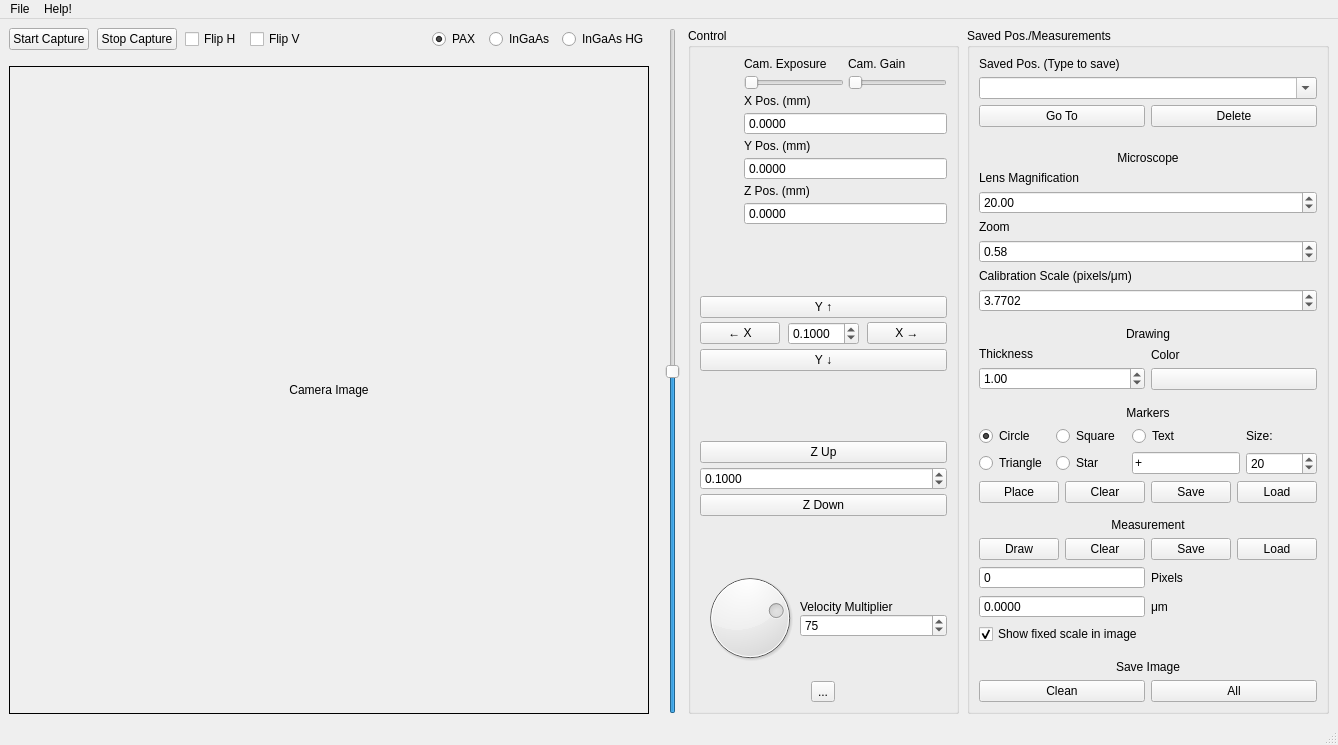
<?xml version="1.0" encoding="UTF-8"?>
<ui version="4.0">
 <class>MainWindow</class>
 <widget class="QMainWindow" name="MainWindow">
  <property name="geometry">
   <rect>
    <x>0</x>
    <y>0</y>
    <width>1236</width>
    <height>745</height>
   </rect>
  </property>
  <property name="windowTitle">
   <string>Microscope Move Pro</string>
  </property>
  <property name="windowIcon">
   <iconset>
    <normaloff>micro.ico</normaloff>micro.ico</iconset>
  </property>
  <widget class="QWidget" name="centralwidget">
   <layout class="QGridLayout" name="gridLayout">
    <property name="horizontalSpacing">
     <number>8</number>
    </property>
    <item row="0" column="1">
     <widget class="QGroupBox" name="groupBox">
      <property name="title">
       <string>Control</string>
      </property>
      <layout class="QGridLayout" name="gridLayout_2">
       <item row="0" column="0">
        <layout class="QVBoxLayout" name="verticalLayout_18">
         <property name="rightMargin">
          <number>0</number>
         </property>
         <item>
          <layout class="QVBoxLayout" name="verticalLayout_2">
           <property name="spacing">
            <number>4</number>
           </property>
           <property name="topMargin">
            <number>0</number>
           </property>
           <item>
            <layout class="QHBoxLayout" name="horizontalLayout_12">
             <property name="bottomMargin">
              <number>0</number>
             </property>
             <item>
              <widget class="QLabel" name="camOK">
               <property name="maximumSize">
                <size>
                 <width>40</width>
                 <height>40</height>
                </size>
               </property>
               <property name="text">
                <string/>
               </property>
               <property name="pixmap">
                <pixmap>red_led.png</pixmap>
               </property>
               <property name="scaledContents">
                <bool>true</bool>
               </property>
              </widget>
             </item>
             <item>
              <layout class="QVBoxLayout" name="verticalLayout_6">
               <item>
                <widget class="QLabel" name="label_10">
                 <property name="text">
                  <string>Cam. Exposure</string>
                 </property>
                </widget>
               </item>
               <item>
                <widget class="QSlider" name="exposureSlider">
                 <property name="sizePolicy">
                  <sizepolicy hsizetype="Preferred" vsizetype="Fixed">
                   <horstretch>0</horstretch>
                   <verstretch>0</verstretch>
                  </sizepolicy>
                 </property>
                 <property name="minimumSize">
                  <size>
                   <width>90</width>
                   <height>0</height>
                  </size>
                 </property>
                 <property name="minimum">
                  <number>0</number>
                 </property>
                 <property name="maximum">
                  <number>100</number>
                 </property>
                 <property name="pageStep">
                  <number>10</number>
                 </property>
                 <property name="orientation">
                  <enum>Qt::Horizontal</enum>
                 </property>
                </widget>
               </item>
              </layout>
             </item>
             <item>
              <layout class="QVBoxLayout" name="verticalLayout_10">
               <item>
                <widget class="QLabel" name="label_11">
                 <property name="text">
                  <string>Cam. Gain</string>
                 </property>
                </widget>
               </item>
               <item>
                <widget class="QSlider" name="gainSlider">
                 <property name="sizePolicy">
                  <sizepolicy hsizetype="Preferred" vsizetype="Fixed">
                   <horstretch>0</horstretch>
                   <verstretch>0</verstretch>
                  </sizepolicy>
                 </property>
                 <property name="minimumSize">
                  <size>
                   <width>90</width>
                   <height>0</height>
                  </size>
                 </property>
                 <property name="maximum">
                  <number>100</number>
                 </property>
                 <property name="orientation">
                  <enum>Qt::Horizontal</enum>
                 </property>
                </widget>
               </item>
              </layout>
             </item>
            </layout>
           </item>
           <item>
            <layout class="QHBoxLayout" name="horizontalLayout_13">
             <property name="bottomMargin">
              <number>0</number>
             </property>
             <item>
              <widget class="QLabel" name="xOK">
               <property name="maximumSize">
                <size>
                 <width>40</width>
                 <height>40</height>
                </size>
               </property>
               <property name="text">
                <string/>
               </property>
               <property name="pixmap">
                <pixmap>red_led.png</pixmap>
               </property>
               <property name="scaledContents">
                <bool>true</bool>
               </property>
              </widget>
             </item>
             <item>
              <layout class="QVBoxLayout" name="verticalLayout_7">
               <item>
                <widget class="QLabel" name="label_7">
                 <property name="text">
                  <string>X Pos. (mm)</string>
                 </property>
                </widget>
               </item>
               <item>
                <widget class="QDoubleSpinBox" name="xPosSpin">
                 <property name="buttonSymbols">
                  <enum>QAbstractSpinBox::NoButtons</enum>
                 </property>
                 <property name="keyboardTracking">
                  <bool>false</bool>
                 </property>
                 <property name="decimals">
                  <number>4</number>
                 </property>
                 <property name="maximum">
                  <double>25.000000000000000</double>
                 </property>
                </widget>
               </item>
              </layout>
             </item>
            </layout>
           </item>
           <item>
            <layout class="QHBoxLayout" name="horizontalLayout_14">
             <property name="bottomMargin">
              <number>0</number>
             </property>
             <item>
              <widget class="QLabel" name="yOK">
               <property name="maximumSize">
                <size>
                 <width>40</width>
                 <height>40</height>
                </size>
               </property>
               <property name="text">
                <string/>
               </property>
               <property name="pixmap">
                <pixmap>red_led.png</pixmap>
               </property>
               <property name="scaledContents">
                <bool>true</bool>
               </property>
              </widget>
             </item>
             <item>
              <layout class="QVBoxLayout" name="verticalLayout_8">
               <item>
                <widget class="QLabel" name="label_8">
                 <property name="text">
                  <string>Y Pos. (mm)</string>
                 </property>
                </widget>
               </item>
               <item>
                <widget class="QDoubleSpinBox" name="yPosSpin">
                 <property name="buttonSymbols">
                  <enum>QAbstractSpinBox::NoButtons</enum>
                 </property>
                 <property name="keyboardTracking">
                  <bool>false</bool>
                 </property>
                 <property name="decimals">
                  <number>4</number>
                 </property>
                 <property name="maximum">
                  <double>25.000000000000000</double>
                 </property>
                </widget>
               </item>
              </layout>
             </item>
            </layout>
           </item>
           <item>
            <layout class="QHBoxLayout" name="horizontalLayout_15">
             <property name="bottomMargin">
              <number>0</number>
             </property>
             <item>
              <widget class="QLabel" name="zOK">
               <property name="maximumSize">
                <size>
                 <width>40</width>
                 <height>40</height>
                </size>
               </property>
               <property name="text">
                <string/>
               </property>
               <property name="pixmap">
                <pixmap>red_led.png</pixmap>
               </property>
               <property name="scaledContents">
                <bool>true</bool>
               </property>
              </widget>
             </item>
             <item>
              <layout class="QVBoxLayout" name="verticalLayout_9">
               <item>
                <widget class="QLabel" name="label_9">
                 <property name="text">
                  <string>Z Pos. (mm)</string>
                 </property>
                </widget>
               </item>
               <item>
                <widget class="QDoubleSpinBox" name="zPosSpin">
                 <property name="buttonSymbols">
                  <enum>QAbstractSpinBox::NoButtons</enum>
                 </property>
                 <property name="keyboardTracking">
                  <bool>false</bool>
                 </property>
                 <property name="decimals">
                  <number>4</number>
                 </property>
                 <property name="maximum">
                  <double>25.000000000000000</double>
                 </property>
                </widget>
               </item>
              </layout>
             </item>
            </layout>
           </item>
           <item>
            <spacer name="verticalSpacer_4">
             <property name="orientation">
              <enum>Qt::Vertical</enum>
             </property>
             <property name="sizeHint" stdset="0">
              <size>
               <width>20</width>
               <height>40</height>
              </size>
             </property>
            </spacer>
           </item>
           <item>
            <widget class="QPushButton" name="upBut">
             <property name="text">
              <string>Y ↑</string>
             </property>
            </widget>
           </item>
           <item>
            <layout class="QHBoxLayout" name="horizontalLayout_6">
             <property name="spacing">
              <number>8</number>
             </property>
             <item>
              <widget class="QPushButton" name="leftBut">
               <property name="text">
                <string>← X</string>
               </property>
              </widget>
             </item>
             <item>
              <widget class="QDoubleSpinBox" name="xyStepSpin">
               <property name="maximumSize">
                <size>
                 <width>72</width>
                 <height>16777215</height>
                </size>
               </property>
               <property name="keyboardTracking">
                <bool>false</bool>
               </property>
               <property name="decimals">
                <number>4</number>
               </property>
               <property name="minimum">
                <double>0.000100000000000</double>
               </property>
               <property name="maximum">
                <double>25.000000000000000</double>
               </property>
               <property name="value">
                <double>0.100000000000000</double>
               </property>
              </widget>
             </item>
             <item>
              <widget class="QPushButton" name="rightBut">
               <property name="text">
                <string>X →</string>
               </property>
              </widget>
             </item>
            </layout>
           </item>
           <item>
            <widget class="QPushButton" name="downBut">
             <property name="text">
              <string>Y ↓</string>
             </property>
            </widget>
           </item>
           <item>
            <spacer name="verticalSpacer_3">
             <property name="orientation">
              <enum>Qt::Vertical</enum>
             </property>
             <property name="sizeHint" stdset="0">
              <size>
               <width>20</width>
               <height>40</height>
              </size>
             </property>
            </spacer>
           </item>
           <item>
            <layout class="QVBoxLayout" name="verticalLayout_3">
             <property name="spacing">
              <number>4</number>
             </property>
             <item>
              <widget class="QPushButton" name="zupBut">
               <property name="text">
                <string>Z Up</string>
               </property>
              </widget>
             </item>
             <item>
              <widget class="QDoubleSpinBox" name="zStepSpin">
               <property name="keyboardTracking">
                <bool>false</bool>
               </property>
               <property name="decimals">
                <number>4</number>
               </property>
               <property name="minimum">
                <double>0.000100000000000</double>
               </property>
               <property name="maximum">
                <double>25.000000000000000</double>
               </property>
               <property name="value">
                <double>0.100000000000000</double>
               </property>
              </widget>
             </item>
             <item>
              <widget class="QPushButton" name="zdownBut">
               <property name="text">
                <string>Z Down</string>
               </property>
              </widget>
             </item>
             <item>
              <spacer name="verticalSpacer_5">
               <property name="orientation">
                <enum>Qt::Vertical</enum>
               </property>
               <property name="sizeHint" stdset="0">
                <size>
                 <width>20</width>
                 <height>40</height>
                </size>
               </property>
              </spacer>
             </item>
            </layout>
           </item>
           <item>
            <layout class="QHBoxLayout" name="horizontalLayout">
             <property name="spacing">
              <number>0</number>
             </property>
             <property name="topMargin">
              <number>0</number>
             </property>
             <item>
              <widget class="QDial" name="multiDial">
               <property name="minimumSize">
                <size>
                 <width>100</width>
                 <height>100</height>
                </size>
               </property>
               <property name="maximumSize">
                <size>
                 <width>100</width>
                 <height>100</height>
                </size>
               </property>
               <property name="minimum">
                <number>1</number>
               </property>
               <property name="maximum">
                <number>100</number>
               </property>
               <property name="pageStep">
                <number>10</number>
               </property>
               <property name="value">
                <number>75</number>
               </property>
               <property name="orientation">
                <enum>Qt::Horizontal</enum>
               </property>
              </widget>
             </item>
             <item>
              <layout class="QVBoxLayout" name="verticalLayout_4">
               <item>
                <spacer name="verticalSpacer_2">
                 <property name="orientation">
                  <enum>Qt::Vertical</enum>
                 </property>
                 <property name="sizeHint" stdset="0">
                  <size>
                   <width>20</width>
                   <height>40</height>
                  </size>
                 </property>
                </spacer>
               </item>
               <item>
                <widget class="QLabel" name="label_2">
                 <property name="text">
                  <string>Velocity Multiplier</string>
                 </property>
                </widget>
               </item>
               <item>
                <widget class="QSpinBox" name="multiSpin">
                 <property name="keyboardTracking">
                  <bool>false</bool>
                 </property>
                 <property name="minimum">
                  <number>1</number>
                 </property>
                 <property name="maximum">
                  <number>100</number>
                 </property>
                 <property name="singleStep">
                  <number>1</number>
                 </property>
                 <property name="value">
                  <number>75</number>
                 </property>
                </widget>
               </item>
               <item>
                <spacer name="verticalSpacer">
                 <property name="orientation">
                  <enum>Qt::Vertical</enum>
                 </property>
                 <property name="sizeHint" stdset="0">
                  <size>
                   <width>20</width>
                   <height>40</height>
                  </size>
                 </property>
                </spacer>
               </item>
              </layout>
             </item>
            </layout>
           </item>
           <item>
            <layout class="QHBoxLayout" name="horizontalLayout_4">
             <property name="bottomMargin">
              <number>0</number>
             </property>
             <item>
              <widget class="QToolButton" name="emergBut">
               <property name="text">
                <string>...</string>
               </property>
               <property name="icon">
                <iconset>
                 <normaloff>redbutton_stop.png</normaloff>redbutton_stop.png</iconset>
               </property>
               <property name="iconSize">
                <size>
                 <width>80</width>
                 <height>80</height>
                </size>
               </property>
              </widget>
             </item>
            </layout>
           </item>
          </layout>
         </item>
        </layout>
       </item>
      </layout>
     </widget>
    </item>
    <item row="0" column="2">
     <widget class="QGroupBox" name="groupBox_2">
      <property name="title">
       <string>Saved Pos./Measurements</string>
      </property>
      <layout class="QGridLayout" name="gridLayout_3">
       <item row="0" column="0">
        <layout class="QVBoxLayout" name="verticalLayout_11">
         <property name="spacing">
          <number>6</number>
         </property>
         <property name="leftMargin">
          <number>0</number>
         </property>
         <item>
          <layout class="QHBoxLayout" name="horizontalLayout_7">
           <property name="topMargin">
            <number>0</number>
           </property>
           <property name="rightMargin">
            <number>0</number>
           </property>
           <item>
            <layout class="QVBoxLayout" name="verticalLayout_5">
             <property name="topMargin">
              <number>0</number>
             </property>
             <property name="bottomMargin">
              <number>0</number>
             </property>
             <item>
              <widget class="QLabel" name="label">
               <property name="text">
                <string>Saved Pos. (Type to save)</string>
               </property>
              </widget>
             </item>
             <item>
              <widget class="QComboBox" name="savedposCombo">
               <property name="sizePolicy">
                <sizepolicy hsizetype="Minimum" vsizetype="Fixed">
                 <horstretch>0</horstretch>
                 <verstretch>0</verstretch>
                </sizepolicy>
               </property>
               <property name="minimumSize">
                <size>
                 <width>192</width>
                 <height>0</height>
                </size>
               </property>
               <property name="editable">
                <bool>true</bool>
               </property>
               <property name="currentText">
                <string/>
               </property>
               <property name="currentIndex">
                <number>-1</number>
               </property>
              </widget>
             </item>
            </layout>
           </item>
          </layout>
         </item>
         <item>
          <layout class="QHBoxLayout" name="horizontalLayout_5">
           <property name="bottomMargin">
            <number>8</number>
           </property>
           <item>
            <widget class="QPushButton" name="gotoposBut">
             <property name="text">
              <string>Go To</string>
             </property>
            </widget>
           </item>
           <item>
            <widget class="QPushButton" name="delposBut">
             <property name="text">
              <string>Delete</string>
             </property>
            </widget>
           </item>
          </layout>
         </item>
         <item>
          <spacer name="verticalSpacer_8">
           <property name="orientation">
            <enum>Qt::Vertical</enum>
           </property>
           <property name="sizeHint" stdset="0">
            <size>
             <width>20</width>
             <height>40</height>
            </size>
           </property>
          </spacer>
         </item>
         <item>
          <widget class="QLabel" name="label_15">
           <property name="text">
            <string>Microscope</string>
           </property>
           <property name="alignment">
            <set>Qt::AlignCenter</set>
           </property>
          </widget>
         </item>
         <item>
          <layout class="QVBoxLayout" name="verticalLayout_14">
           <property name="spacing">
            <number>6</number>
           </property>
           <property name="topMargin">
            <number>0</number>
           </property>
           <property name="bottomMargin">
            <number>0</number>
           </property>
           <item>
            <widget class="QLabel" name="label_3">
             <property name="text">
              <string>Lens Magnification</string>
             </property>
            </widget>
           </item>
           <item>
            <widget class="QDoubleSpinBox" name="lensmagSpin">
             <property name="keyboardTracking">
              <bool>false</bool>
             </property>
             <property name="minimum">
              <double>0.100000000000000</double>
             </property>
             <property name="maximum">
              <double>200.000000000000000</double>
             </property>
             <property name="value">
              <double>20.000000000000000</double>
             </property>
            </widget>
           </item>
          </layout>
         </item>
         <item>
          <layout class="QVBoxLayout" name="verticalLayout_15">
           <property name="spacing">
            <number>6</number>
           </property>
           <property name="topMargin">
            <number>0</number>
           </property>
           <property name="bottomMargin">
            <number>0</number>
           </property>
           <item>
            <widget class="QLabel" name="label_4">
             <property name="text">
              <string>Zoom</string>
             </property>
            </widget>
           </item>
           <item>
            <widget class="QDoubleSpinBox" name="zoomSpin">
             <property name="keyboardTracking">
              <bool>false</bool>
             </property>
             <property name="minimum">
              <double>0.100000000000000</double>
             </property>
             <property name="maximum">
              <double>100.000000000000000</double>
             </property>
             <property name="singleStep">
              <double>0.100000000000000</double>
             </property>
             <property name="value">
              <double>0.580000000000000</double>
             </property>
            </widget>
           </item>
          </layout>
         </item>
         <item>
          <layout class="QVBoxLayout" name="verticalLayout_16">
           <property name="spacing">
            <number>6</number>
           </property>
           <property name="topMargin">
            <number>0</number>
           </property>
           <property name="bottomMargin">
            <number>0</number>
           </property>
           <item>
            <widget class="QLabel" name="label_5">
             <property name="text">
              <string>Calibration Scale (pixels/μm)</string>
             </property>
            </widget>
           </item>
           <item>
            <widget class="QDoubleSpinBox" name="microcalSpin">
             <property name="keyboardTracking">
              <bool>false</bool>
             </property>
             <property name="decimals">
              <number>4</number>
             </property>
             <property name="minimum">
              <double>0.000100000000000</double>
             </property>
             <property name="maximum">
              <double>1000.000000000000000</double>
             </property>
             <property name="value">
              <double>3.770200000000000</double>
             </property>
            </widget>
           </item>
          </layout>
         </item>
         <item>
          <spacer name="verticalSpacer_9">
           <property name="orientation">
            <enum>Qt::Vertical</enum>
           </property>
           <property name="sizeHint" stdset="0">
            <size>
             <width>20</width>
             <height>40</height>
            </size>
           </property>
          </spacer>
         </item>
         <item>
          <widget class="QLabel" name="label_20">
           <property name="text">
            <string>Drawing</string>
           </property>
           <property name="alignment">
            <set>Qt::AlignCenter</set>
           </property>
          </widget>
         </item>
         <item>
          <layout class="QHBoxLayout" name="horizontalLayout_16">
           <property name="topMargin">
            <number>0</number>
           </property>
           <item>
            <layout class="QVBoxLayout" name="verticalLayout">
             <item>
              <widget class="QLabel" name="label_19">
               <property name="text">
                <string>Thickness</string>
               </property>
              </widget>
             </item>
             <item>
              <widget class="QDoubleSpinBox" name="drawthickSpin">
               <property name="minimum">
                <double>0.010000000000000</double>
               </property>
               <property name="maximum">
                <double>10.000000000000000</double>
               </property>
               <property name="value">
                <double>1.000000000000000</double>
               </property>
              </widget>
             </item>
            </layout>
           </item>
           <item>
            <layout class="QVBoxLayout" name="verticalLayout_12">
             <item>
              <widget class="QLabel" name="label_17">
               <property name="text">
                <string>Color</string>
               </property>
              </widget>
             </item>
             <item>
              <widget class="QPushButton" name="drawcolorBut">
               <property name="autoFillBackground">
                <bool>false</bool>
               </property>
               <property name="styleSheet">
                <string notr="true"/>
               </property>
               <property name="text">
                <string/>
               </property>
              </widget>
             </item>
            </layout>
           </item>
          </layout>
         </item>
         <item>
          <spacer name="verticalSpacer_7">
           <property name="orientation">
            <enum>Qt::Vertical</enum>
           </property>
           <property name="sizeHint" stdset="0">
            <size>
             <width>20</width>
             <height>40</height>
            </size>
           </property>
          </spacer>
         </item>
         <item>
          <widget class="QLabel" name="label_16">
           <property name="text">
            <string>Markers</string>
           </property>
           <property name="alignment">
            <set>Qt::AlignCenter</set>
           </property>
          </widget>
         </item>
         <item>
          <layout class="QGridLayout" name="gridLayout_4">
           <property name="topMargin">
            <number>0</number>
           </property>
           <item row="1" column="4">
            <widget class="QSpinBox" name="markersizeSpin">
             <property name="minimum">
              <number>1</number>
             </property>
             <property name="maximum">
              <number>100</number>
             </property>
             <property name="value">
              <number>20</number>
             </property>
            </widget>
           </item>
           <item row="1" column="1">
            <widget class="QRadioButton" name="marktriRadio">
             <property name="text">
              <string>Triangle</string>
             </property>
            </widget>
           </item>
           <item row="1" column="2">
            <widget class="QRadioButton" name="markstarRadio">
             <property name="text">
              <string>Star</string>
             </property>
            </widget>
           </item>
           <item row="0" column="1">
            <widget class="QRadioButton" name="markcircleRadio">
             <property name="text">
              <string>Circle</string>
             </property>
             <property name="checked">
              <bool>true</bool>
             </property>
            </widget>
           </item>
           <item row="0" column="2">
            <widget class="QRadioButton" name="marksquareRadio">
             <property name="text">
              <string>Square</string>
             </property>
            </widget>
           </item>
           <item row="0" column="4">
            <widget class="QLabel" name="label_18">
             <property name="text">
              <string>Size:</string>
             </property>
            </widget>
           </item>
           <item row="0" column="3">
            <widget class="QRadioButton" name="marktextRadio">
             <property name="text">
              <string>Text</string>
             </property>
             <property name="checked">
              <bool>false</bool>
             </property>
            </widget>
           </item>
           <item row="1" column="3">
            <widget class="QLineEdit" name="markerEdit">
             <property name="sizePolicy">
              <sizepolicy hsizetype="Minimum" vsizetype="Fixed">
               <horstretch>0</horstretch>
               <verstretch>0</verstretch>
              </sizepolicy>
             </property>
             <property name="text">
              <string>+</string>
             </property>
            </widget>
           </item>
          </layout>
         </item>
         <item>
          <layout class="QHBoxLayout" name="horizontalLayout_17">
           <property name="topMargin">
            <number>0</number>
           </property>
           <item>
            <widget class="QPushButton" name="placemarkerBut">
             <property name="text">
              <string>Place</string>
             </property>
            </widget>
           </item>
           <item>
            <widget class="QPushButton" name="clearmarkerBut">
             <property name="text">
              <string>Clear</string>
             </property>
            </widget>
           </item>
           <item>
            <widget class="QPushButton" name="markersaveBut">
             <property name="text">
              <string>Save</string>
             </property>
            </widget>
           </item>
           <item>
            <widget class="QPushButton" name="markerloadBut">
             <property name="text">
              <string>Load</string>
             </property>
            </widget>
           </item>
          </layout>
         </item>
         <item>
          <spacer name="verticalSpacer_10">
           <property name="orientation">
            <enum>Qt::Vertical</enum>
           </property>
           <property name="sizeHint" stdset="0">
            <size>
             <width>20</width>
             <height>40</height>
            </size>
           </property>
          </spacer>
         </item>
         <item>
          <widget class="QLabel" name="label_13">
           <property name="text">
            <string>Measurement</string>
           </property>
           <property name="alignment">
            <set>Qt::AlignCenter</set>
           </property>
          </widget>
         </item>
         <item>
          <layout class="QHBoxLayout" name="horizontalLayout_10">
           <property name="bottomMargin">
            <number>0</number>
           </property>
           <item>
            <widget class="QPushButton" name="drawlinemeasBut">
             <property name="text">
              <string>Draw</string>
             </property>
            </widget>
           </item>
           <item>
            <widget class="QPushButton" name="clearmeasBut">
             <property name="text">
              <string>Clear</string>
             </property>
            </widget>
           </item>
           <item>
            <widget class="QPushButton" name="meassaveBut">
             <property name="text">
              <string>Save</string>
             </property>
            </widget>
           </item>
           <item>
            <widget class="QPushButton" name="measloadBut">
             <property name="text">
              <string>Load</string>
             </property>
            </widget>
           </item>
          </layout>
         </item>
         <item>
          <layout class="QHBoxLayout" name="horizontalLayout_8">
           <property name="topMargin">
            <number>0</number>
           </property>
           <property name="bottomMargin">
            <number>0</number>
           </property>
           <item>
            <widget class="QSpinBox" name="npixelsSpin">
             <property name="readOnly">
              <bool>true</bool>
             </property>
             <property name="buttonSymbols">
              <enum>QAbstractSpinBox::NoButtons</enum>
             </property>
             <property name="maximum">
              <number>1000000</number>
             </property>
            </widget>
           </item>
           <item>
            <widget class="QLabel" name="label_6">
             <property name="text">
              <string>Pixels</string>
             </property>
            </widget>
           </item>
          </layout>
         </item>
         <item>
          <layout class="QHBoxLayout" name="horizontalLayout_9">
           <property name="topMargin">
            <number>0</number>
           </property>
           <property name="bottomMargin">
            <number>0</number>
           </property>
           <item>
            <widget class="QDoubleSpinBox" name="micronSpin">
             <property name="readOnly">
              <bool>true</bool>
             </property>
             <property name="buttonSymbols">
              <enum>QAbstractSpinBox::NoButtons</enum>
             </property>
             <property name="decimals">
              <number>4</number>
             </property>
             <property name="maximum">
              <double>10000.000000000000000</double>
             </property>
            </widget>
           </item>
           <item>
            <widget class="QLabel" name="label_12">
             <property name="text">
              <string>μm</string>
             </property>
            </widget>
           </item>
          </layout>
         </item>
         <item>
          <widget class="QCheckBox" name="fixedscaleCheck">
           <property name="text">
            <string>Show fixed scale in image</string>
           </property>
           <property name="checked">
            <bool>true</bool>
           </property>
          </widget>
         </item>
         <item>
          <spacer name="verticalSpacer_6">
           <property name="orientation">
            <enum>Qt::Vertical</enum>
           </property>
           <property name="sizeHint" stdset="0">
            <size>
             <width>20</width>
             <height>40</height>
            </size>
           </property>
          </spacer>
         </item>
         <item>
          <widget class="QLabel" name="label_14">
           <property name="text">
            <string>Save Image</string>
           </property>
           <property name="alignment">
            <set>Qt::AlignCenter</set>
           </property>
          </widget>
         </item>
         <item>
          <layout class="QHBoxLayout" name="horizontalLayout_11">
           <property name="bottomMargin">
            <number>0</number>
           </property>
           <item>
            <widget class="QPushButton" name="saveFrameBut">
             <property name="text">
              <string>Clean</string>
             </property>
            </widget>
           </item>
           <item>
            <widget class="QPushButton" name="savefullimgBut">
             <property name="text">
              <string>All</string>
             </property>
            </widget>
           </item>
          </layout>
         </item>
        </layout>
       </item>
      </layout>
     </widget>
    </item>
    <item row="0" column="0">
     <layout class="QHBoxLayout" name="horizontalLayout_3">
      <property name="spacing">
       <number>16</number>
      </property>
      <property name="topMargin">
       <number>0</number>
      </property>
      <item>
       <layout class="QVBoxLayout" name="verticalLayout_13">
        <property name="leftMargin">
         <number>0</number>
        </property>
        <item>
         <layout class="QHBoxLayout" name="horizontalLayout_2">
          <property name="spacing">
           <number>8</number>
          </property>
          <property name="leftMargin">
           <number>0</number>
          </property>
          <property name="topMargin">
           <number>0</number>
          </property>
          <item>
           <widget class="QPushButton" name="startBut">
            <property name="text">
             <string>Start Capture</string>
            </property>
           </widget>
          </item>
          <item>
           <widget class="QPushButton" name="stopBut">
            <property name="text">
             <string>Stop Capture</string>
            </property>
           </widget>
          </item>
          <item>
           <widget class="QCheckBox" name="fliphCheck">
            <property name="text">
             <string>Flip H</string>
            </property>
           </widget>
          </item>
          <item>
           <widget class="QCheckBox" name="flipvCheck">
            <property name="text">
             <string>Flip V</string>
            </property>
           </widget>
          </item>
          <item>
           <spacer name="horizontalSpacer_4">
            <property name="orientation">
             <enum>Qt::Horizontal</enum>
            </property>
            <property name="sizeHint" stdset="0">
             <size>
              <width>40</width>
              <height>20</height>
             </size>
            </property>
           </spacer>
          </item>
          <item>
           <widget class="QRadioButton" name="paxRadio">
            <property name="text">
             <string>PAX</string>
            </property>
            <property name="checked">
             <bool>true</bool>
            </property>
           </widget>
          </item>
          <item>
           <widget class="QRadioButton" name="ingaasRadio">
            <property name="text">
             <string>InGaAs</string>
            </property>
           </widget>
          </item>
          <item>
           <widget class="QRadioButton" name="ingaasHGRadio">
            <property name="text">
             <string>InGaAs HG</string>
            </property>
           </widget>
          </item>
         </layout>
        </item>
        <item>
         <widget class="QLabel" name="camView">
          <property name="sizePolicy">
           <sizepolicy hsizetype="Expanding" vsizetype="Expanding">
            <horstretch>0</horstretch>
            <verstretch>0</verstretch>
           </sizepolicy>
          </property>
          <property name="minimumSize">
           <size>
            <width>640</width>
            <height>480</height>
           </size>
          </property>
          <property name="maximumSize">
           <size>
            <width>16777215</width>
            <height>16777215</height>
           </size>
          </property>
          <property name="frameShape">
           <enum>QFrame::Panel</enum>
          </property>
          <property name="text">
           <string>Camera Image</string>
          </property>
          <property name="scaledContents">
           <bool>false</bool>
          </property>
          <property name="alignment">
           <set>Qt::AlignCenter</set>
          </property>
         </widget>
        </item>
       </layout>
      </item>
      <item>
       <widget class="QSlider" name="zSlider">
        <property name="minimum">
         <number>-1000</number>
        </property>
        <property name="maximum">
         <number>1000</number>
        </property>
        <property name="orientation">
         <enum>Qt::Vertical</enum>
        </property>
       </widget>
      </item>
     </layout>
    </item>
   </layout>
  </widget>
  <widget class="QMenuBar" name="menubar">
   <property name="geometry">
    <rect>
     <x>0</x>
     <y>0</y>
     <width>1236</width>
     <height>21</height>
    </rect>
   </property>
   <widget class="QMenu" name="menuFile">
    <property name="title">
     <string>File</string>
    </property>
    <addaction name="action_Reserved"/>
    <addaction name="separator"/>
    <addaction name="actionExit"/>
   </widget>
   <widget class="QMenu" name="menuHelp">
    <property name="title">
     <string>Help!</string>
    </property>
    <addaction name="actionNo_help_yet"/>
    <addaction name="separator"/>
    <addaction name="separator"/>
    <addaction name="actionAbout_Qt"/>
    <addaction name="actionAbout_Python"/>
    <addaction name="actionAbout"/>
   </widget>
   <addaction name="menuFile"/>
   <addaction name="menuHelp"/>
  </widget>
  <widget class="QStatusBar" name="statusbar"/>
  <action name="actionNo_help_yet">
   <property name="text">
    <string>Guide...</string>
   </property>
  </action>
  <action name="actionAbout_Qt">
   <property name="text">
    <string>About Qt...</string>
   </property>
  </action>
  <action name="actionAbout">
   <property name="text">
    <string>About...</string>
   </property>
  </action>
  <action name="actionAbout_Python">
   <property name="text">
    <string>About Python...</string>
   </property>
  </action>
  <action name="action_Reserved">
   <property name="text">
    <string>[Reserved]</string>
   </property>
  </action>
  <action name="actionExit">
   <property name="text">
    <string>Exit</string>
   </property>
  </action>
 </widget>
 <resources/>
 <connections/>
</ui>
